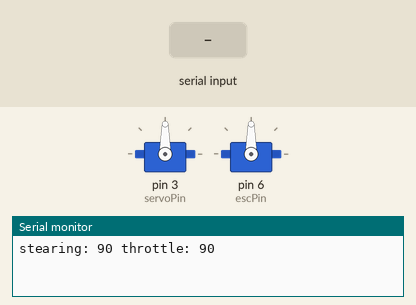
Simulated run of this sketch. Board: Arduino Uno, built with avr-gcc and run on an emulated ATmega328P. Parts: 2 × servo, the last lines printed to the serial monitor. The test bench sets the inputs (shaded band).

Above: at 1.2 s.
1.3 s: "90,45\n" received over Serial
At 2.2 s:
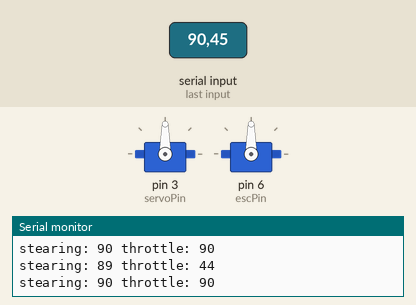
2.9 s: "30,150\n" received over Serial
At 3.4 s:
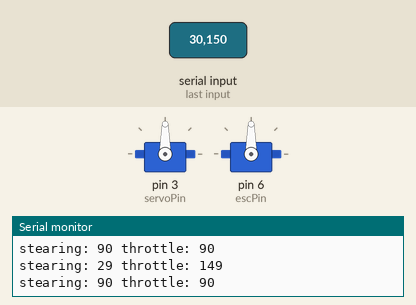
4.5 s: "1,90\n" received over Serial
At 5.8 s:
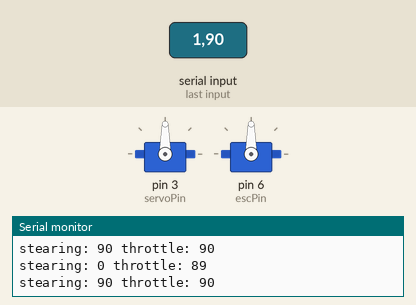
Timing chart, 0 to 7.5 s (numbered marks = the images above; inputs shaded):
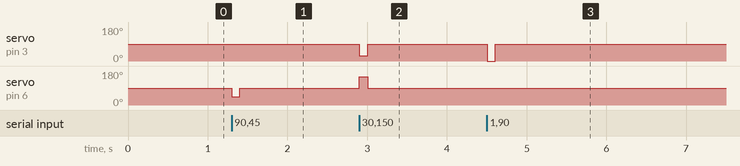

The sketch:

auto2.ino
```cpp
// (licence header left out)
#include <Servo.h>

int throttle;
int stearing;
int zeroThrottle = 90;
int zeroStearing = 90;
int servoPin = 3;
int escPin = 6;
int timer = 0;
bool timerActive = false;
Servo servo;
Servo esc;

void setup() {
  // Initialize servos
  servo.attach(servoPin);
  esc.attach(escPin);

  // Initialize serial
  Serial.begin(115200);
  delay(20);
  emptySerial();

  // Set throttle and stearing to default values
  setDefaults();
  writeValues();
}

// Timer sets default values after no data it recieved for 100 msec
void loop() {
  if(timerActive){
    timer++;
  }
  if(timer > 50){
    timer = 0;
    timerActive = false;
    setDefaults();
    writeValues();
  }
  delay(2);
}

// This action happens when serial data is available
void serialEvent(){
  delay(2);
  int st = 0;
  int th = 0;
  if (Serial.available()){
    st = Serial.parseInt();
    th = Serial.parseInt();
  }
  emptySerial();
  if( st > 0 && st <= 181 && th > 0 && th <= 181 ){
    throttle = th - 1;
    stearing = st - 1;
    if(throttle != zeroThrottle || stearing != zeroStearing){
      timer = 0;
      timerActive = true;
    }
    writeValues();
  }
}

// Functions
// -------------------------------------------------------------

void writeValues(){
    servo.write(stearing);
    esc.write(throttle);
    Serial.print((String)"stearing: " + stearing);
    Serial.println((String)" throttle: " + throttle);
}

void setDefaults(){
  throttle = zeroThrottle;
  stearing = zeroStearing;
}

void emptySerial(){
  while(Serial.available()){
    Serial.read();
  }
}
```

Measured:
- after the input at 1.3 s, servo on pin 3 (servoPin): 90° → 89° at once, → 90° 0.10 s later; servo on pin 6 (escPin): 90° → 44° at once, → 90° 0.10 s later
- after the input at 2.9 s, servo on pin 3 (servoPin): 90° → 29° at once, → 90° 0.10 s later; servo on pin 6 (escPin): 90° → 149° at once, → 90° 0.10 s later
- after the input at 4.5 s, servo on pin 3 (servoPin): 90° → 0° at once, → 90° 0.10 s later; servo on pin 6 (escPin): 90° → 89° at once, → 90° 0.10 s later
